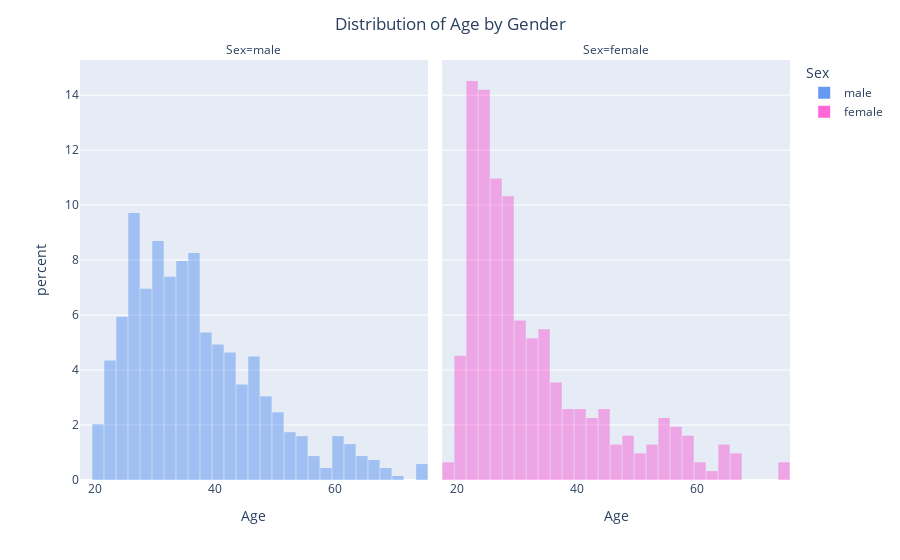

Notebook cell for this chart:
### Code cell
# Data filtering
male_age = df.loc[df["Sex"] == "male", "Age"]
female_age = df.loc[df["Sex"] == "female", "Age"]
all_genders_age = df["Age"]

# Create histograms using plotly.express
fig = px.histogram(df, x="Age", color="Sex", histnorm="percent", barmode="overlay",
                   color_discrete_map={"male": "rgba(0, 87, 233, 0.6)", "female": "rgba(255, 0, 189, 0.6)"},
                   facet_col="Sex", facet_col_wrap=2)

# Update layout
fig.update_layout(title="Distribution of Age by Gender", title_x=0.5, bargap=0.05)

# Show the plot
fig.show()

### Figure 1 — Plotly figure (JSON) as saved in the notebook; plotly's stock layout.template omitted (floating-point values rounded to 4 significant figures; data arrays with more than 128 entries replaced by an {"elided": "..."} marker saying what was removed)
{"data": [{"alignmentgroup": "True", "bingroup": "x", "histnorm": "percent", "hovertemplate": "Sex=male<br>Age=%{x}<br>percent=%{y}<extra></extra>", "legendgroup": "male", "marker": {"color": "rgba(0, 87, 233, 0.6)", "opacity": 0.5, "pattern": {"shape": ""}}, "name": "male", "offsetgroup": "male", "orientation": "v", "showlegend": true, "type": "histogram", "x": {"elided": "690 int values"}, "xaxis": "x", "yaxis": "y"}, {"alignmentgroup": "True", "bingroup": "x", "histnorm": "percent", "hovertemplate": "Sex=female<br>Age=%{x}<br>percent=%{y}<extra></extra>", "legendgroup": "female", "marker": {"color": "rgba(255, 0, 189, 0.6)", "opacity": 0.5, "pattern": {"shape": ""}}, "name": "female", "offsetgroup": "female", "orientation": "v", "showlegend": true, "type": "histogram", "x": {"elided": "310 int values"}, "xaxis": "x2", "yaxis": "y2"}], "layout": {"annotations": [{"font": {}, "showarrow": false, "text": "Sex=male", "x": 0.245, "xanchor": "center", "xref": "paper", "y": 1, "yanchor": "bottom", "yref": "paper"}, {"font": {}, "showarrow": false, "text": "Sex=female", "x": 0.755, "xanchor": "center", "xref": "paper", "y": 1, "yanchor": "bottom", "yref": "paper"}], "bargap": 0.05, "barmode": "overlay", "legend": {"title": {"text": "Sex"}, "tracegroupgap": 0}, "margin": {"t": 60}, "title": {"text": "Distribution of Age by Gender", "x": 0.5}, "xaxis": {"anchor": "y", "domain": [0, 0.49], "title": {"text": "Age"}}, "xaxis2": {"anchor": "y2", "domain": [0.51, 1], "matches": "x", "title": {"text": "Age"}}, "yaxis": {"anchor": "x", "domain": [0, 1], "title": {"text": "percent"}}, "yaxis2": {"anchor": "x2", "domain": [0, 1], "matches": "y", "showticklabels": false}}}
